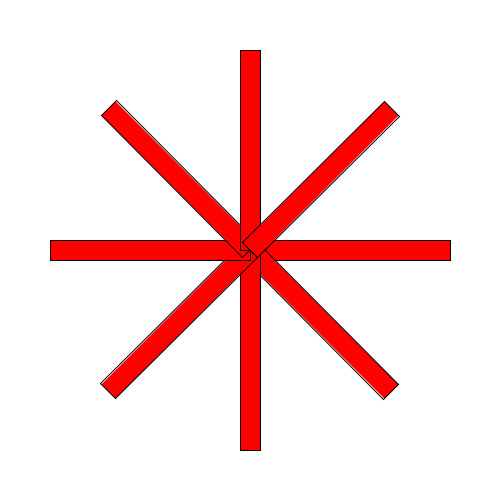
Frame 1 (no input)
Frame 60 (the mouse pressed at the canvas centre just before this capture): identical to frame 1, image omitted
Frame 120 (the mouse held since frame 60 and released just before this capture): identical to frame 1, image omitted

The Processing sketch that drew this single still picture (run headless with seeded random() and noise(); from frame 60 on, the mouse is pressed at the canvas centre):

// Processing sketch: TranslateRotate
// ── TranslateRotate.pde

void setup () {
  size (500, 500);
  rectMode(CENTER);
}


void draw () {
  background(255);
  fill (255, 0, 0);

  for (int i=0; i<8; i++) {
    pushMatrix();
    translate (width/2, height/2);

    rotate (TWO_PI/8*i);
    translate (100, 0);
    rect (0, 0, 200, 20);
    popMatrix();
  }
}
